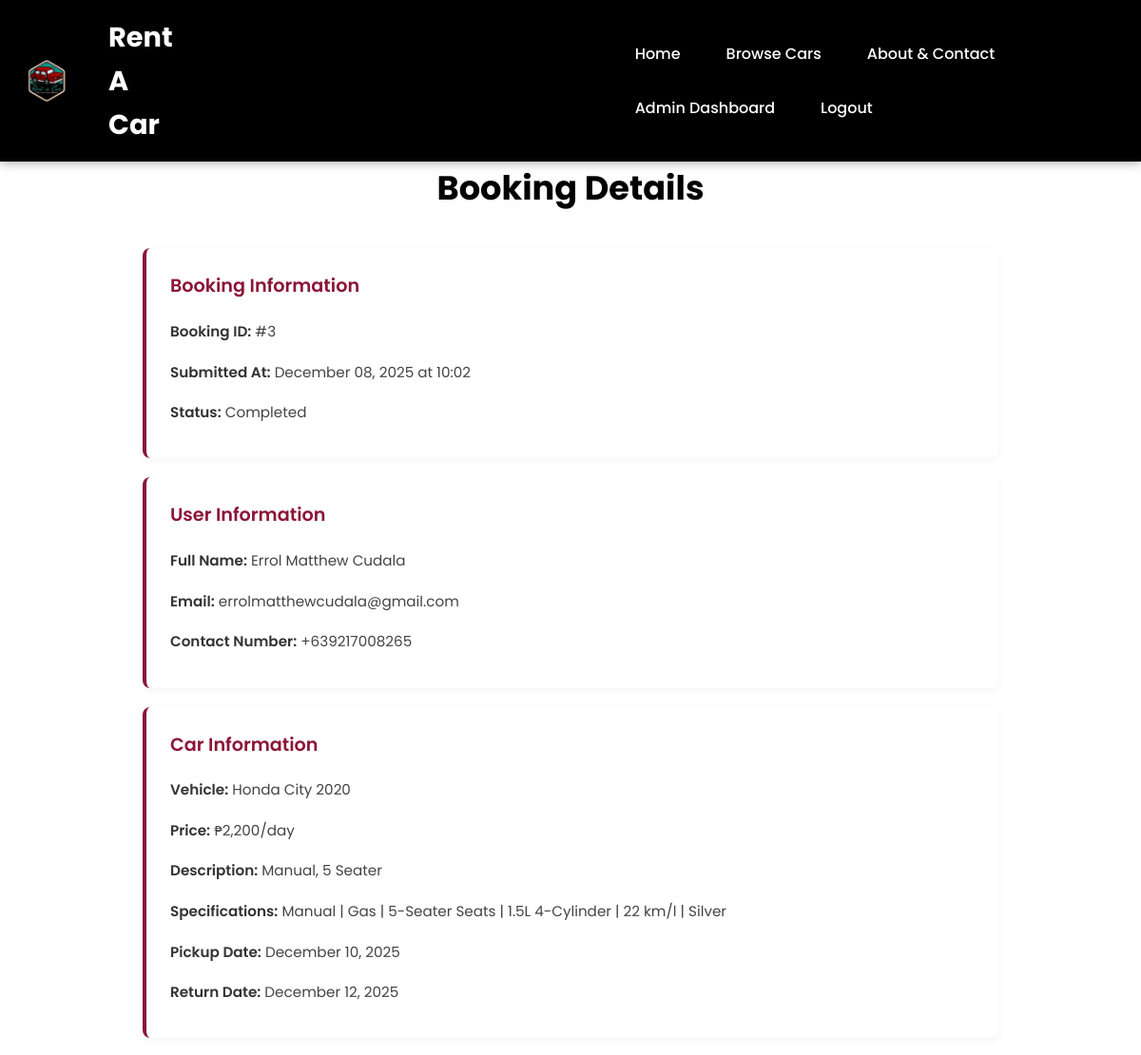
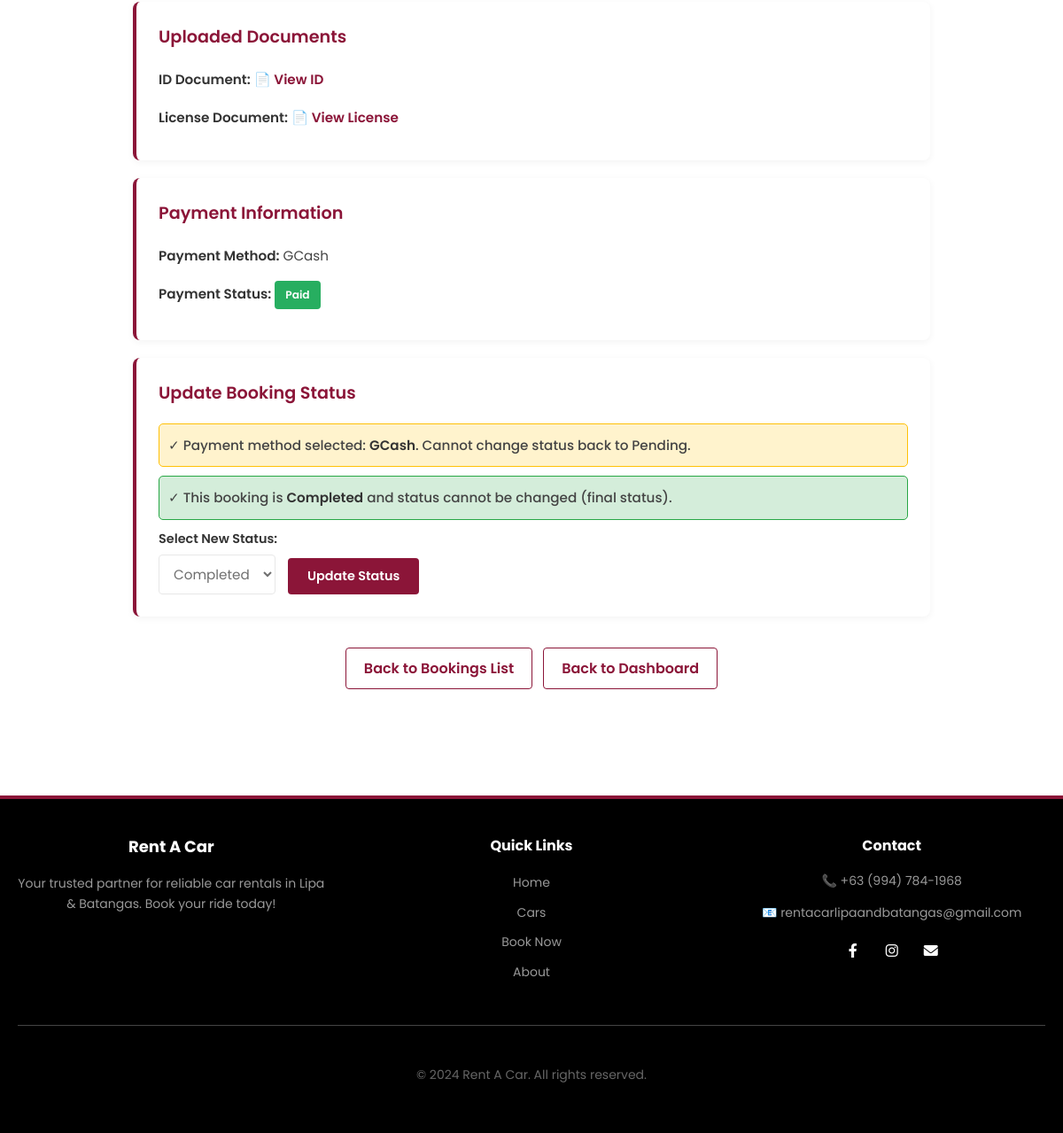
Page /admin/bookings/3 (signed in) on the committed database (2 pictures, top to bottom).
### models.py (models this page shows)
class Booking(db.Model):
    id = db.Column(db.Integer, primary_key=True)  # Unique booking ID
    user_id = db.Column(db.Integer, db.ForeignKey('user.id'), nullable=False)  # Who made the booking
    name = db.Column(db.String(100), nullable=False)  # Customer name
    email = db.Column(db.String(100), nullable=False)  # Customer email
    contact = db.Column(db.String(20), nullable=False)  # Phone number
    car_id = db.Column(db.Integer, db.ForeignKey('car.id'), nullable=False)  # Which car was booked
    pickup_date = db.Column(db.Date, nullable=False)  # When to pick up
    return_date = db.Column(db.Date, nullable=False)  # When to return
    id_file = db.Column(db.String(200))  # Uploaded ID filename
    license_file = db.Column(db.String(200))  # Uploaded license filename
    notes = db.Column(db.Text)  # Special requests
    status = db.Column(db.String(20), default='Pending')  # Pending/Approved/Rejected/Completed
    payment_method = db.Column(db.String(50))  # Payment method selected (GCash, Cash, Card)
    payment_status = db.Column(db.String(20), default='Unpaid')  # Unpaid/Paid
    submitted_at = db.Column(db.DateTime, default=datetime.utcnow)  # When booking was made
    car = db.relationship('Car', backref='bookings')  # Link to car details
    user = db.relationship('User', backref='bookings')  # Link to user details

class User(UserMixin, db.Model):
    id = db.Column(db.Integer, primary_key=True)  # Unique user ID
    name = db.Column(db.String(100), nullable=False)  # Full name
    email = db.Column(db.String(100), unique=True, nullable=False)  # Email address (must be unique)
    password = db.Column(db.String(200), nullable=False)  # Hashed password
    is_admin = db.Column(db.Boolean, default=False)  # Is this user an admin?
    created_at = db.Column(db.DateTime, default=datetime.utcnow)  # Account creation date

class Car(db.Model):
    id = db.Column(db.Integer, primary_key=True)  # Unique ID for each car
    name = db.Column(db.String(100), nullable=False)  # Car model name
    price = db.Column(db.String(50), nullable=False)  # Daily rental price
    specs = db.Column(db.String(200), nullable=False)  # Car description
    image = db.Column(db.String(100), nullable=False)  # Main image filename
    transmission = db.Column(db.String(50), nullable=False)  # Auto or Manual
    fuel = db.Column(db.String(50), nullable=False)  # Gas, Diesel, Electric
    capacity = db.Column(db.String(50), nullable=False)  # Number of seats
    availability = db.Column(db.String(20), default='Available')  # Available/Rented/Maintenance
    engine = db.Column(db.String(100))  # Engine details
    mileage = db.Column(db.String(50))  # Fuel efficiency
    color = db.Column(db.String(50))  # Car color

### app.py (the view)
@app.route('/admin/bookings/<int:booking_id>')
@admin_required
def admin_booking_details(booking_id):
    booking = Booking.query.get_or_404(booking_id)
    car = Car.query.get(booking.car_id)
    user = User.query.get(booking.user_id)
    return render_template('admin_booking_details.html', booking=booking, car=car, user=user)

### app.py (called while the page is built)
@login_manager.user_loader
def load_user(user_id):
    return db.session.get(User, int(user_id))

def admin_required(f):
    @wraps(f)
    def decorated_function(*args, **kwargs):
        if not current_user.is_authenticated or not current_user.is_admin:
            flash('Access denied. Admin privileges required.', 'danger')
            return redirect(url_for('home'))
        return f(*args, **kwargs)
    return decorated_function

### templates/admin_booking_details.html (shortened to what this page needs)
{% extends 'base.html' %}
{% block content %}
<div class="admin-booking-details">
    <h1>Booking Details</h1>
    <div class="admindetails-booking-info">
        <h2>Booking Information</h2>
        <p><strong>Booking ID:</strong> #{{ booking.id }}</p>
        <p><strong>Submitted At:</strong> {{ booking.submitted_at.strftime('%B %d, %Y at %H:%M') }}</p>
        <p><strong>Status:</strong> <span class="admindetails-status-{{ booking.status.lower() }}">{{ booking.status }}</span></p>
    </div>
    <div class="user-info">
        <h2>User Information</h2>
        <p><strong>Full Name:</strong> {{ user.name }}</p>
        <p><strong>Email:</strong> {{ user.email }}</p>
        <p><strong>Contact Number:</strong> {{ booking.contact }}</p>
    </div>
    <div class="car-info">
        <h2>Car Information</h2>
        <p><strong>Vehicle:</strong> {{ car.name }}</p>
        <p><strong>Price:</strong> {{ car.price }}</p>
        <p><strong>Description:</strong> {{ car.specs }}</p>
        <p><strong>Specifications:</strong> {{ car.transmission }} | {{ car.fuel }} | {{ car.capacity }} Seats | {{ car.engine }} | {{ car.mileage }} | {{ car.color }}</p>
        <p><strong>Pickup Date:</strong> {{ booking.pickup_date.strftime('%B %d, %Y') }}</p>
        <p><strong>Return Date:</strong> {{ booking.return_date.strftime('%B %d, %Y') }}</p>
    </div>
    {% if booking.id_file or booking.license_file %}
    <div class="uploaded-files">
        <h2>Uploaded Documents</h2>
        {% if booking.id_file %}
        <p><strong>ID Document:</strong> <a href="{{ url_for('uploaded_file', filename=booking.id_file) }}" target="_blank">📄 View ID</a></p>
        {% endif %}
        {% if booking.license_file %}
        <p><strong>License Document:</strong> <a href="{{ url_for('uploaded_file', filename=booking.license_file) }}" target="_blank">📄 View License</a></p>
        {% endif %}
    </div>
    {% endif %}
    {% if booking.payment_method %}
    <div class="payment-info">
        <h2>Payment Information</h2>
        <p><strong>Payment Method:</strong> {{ booking.payment_method }}</p>
        <p><strong>Payment Status:</strong> <span class="admindetails-status-{{ booking.payment_status.lower() }}">{{ booking.payment_status }}</span></p>
    </div>
    {% endif %}
    <div class="status-update">
        <h2>Update Booking Status</h2>
        {% if booking.payment_method %}
        <p class="warning-message" style="background: #fff3cd; border: 1px solid #ffc107; padding: 10px; border-radius: 5px; margin: 10px 0;">
            ✓ Payment method selected: <strong>{{ booking.payment_method }}</strong>. Cannot change status back to Pending.
        </p>
        {% endif %}
        {% if booking.status == 'Rejected' %}
        <p class="warning-message" style="background: #f8d7da; border: 1px solid #dc3545; padding: 10px; border-radius: 5px; margin: 10px 0;">
            ⚠️ This booking is <strong>Rejected</strong> and status cannot be changed (final status).
        </p>
        {% elif booking.status == 'Completed' %}
        <p class="warning-message" style="background: #d4edda; border: 1px solid #28a745; padding: 10px; border-radius: 5px; margin: 10px 0;">
            ✓ This booking is <strong>Completed</strong> and status cannot be changed (final status).
        </p>
        {% endif %}
        <form method="POST" action="{{ url_for('admin_update_booking_status', booking_id=booking.id) }}" id="status-form">
            <div>
                <label for="status">Select New Status:</label>
                <select name="status" id="status" {% if booking.status in ['Rejected', 'Completed'] %}disabled{% endif %}>
                    <option value="Completed" {% if booking.status == 'Completed' %}selected{% endif %}>
                        Completed
                    </option>
                </select>
            </div>
            <button type="submit" class="update-btn" {% if booking.status in ['Rejected', 'Completed'] %}disabled{% endif %}>Update Status</button>
        </form>
    </div>
    <div class="details-back-link">
        <a href="{{ url_for('admin_bookings') }}">Back to Bookings List</a>
        <a href="{{ url_for('admin_dashboard') }}">Back to Dashboard</a>
    </div>
</div>
{% endblock %}

### static/css/global.css (style rules this page uses)
body { font-family: 'Poppins', sans-serif; margin: 0; padding: 0; padding-top: 70px; background-color: #FFFFFF; color: #333333; line-height: 1.6; scrollbar-width: thin; scrollbar-color: #8B1538 #E8E8E8; }
h1, h2, h3, h4 { margin: 0; font-weight: 600; }
a { text-decoration: none; color: #8B1538; }

### static/css/index.css (style rules this page uses)
:root { --primary-color: #8B1538; --primary-dark: #6B0D28; --text-dark: #1E1E1E; --text-light: #666666; --bg-light: #F5F5F5; --white: #FFFFFF; }

### static/css/car_details.css (style rules this page uses)
.car-info { padding: 30px; }
.car-info p { margin-bottom: 15px; font-size: 1em; }
.car-info strong { color: #8B1538; }

### static/css/admin_booking_details.css (style rules this page uses)
.admin-booking-details { max-width: 900px; margin: 40px auto; padding: 20px; }
.admin-booking-details h1 { font-size: 2.2em; color: #000000; font-weight: 700; margin-bottom: 35px; text-align: center; }
.admindetails-booking-info, .user-info, .car-info, .uploaded-files, .payment-info { background: white; border-radius: 8px; padding: 25px; margin-bottom: 20px; box-shadow: 0 2px 8px rgba(0,0,0,0.05); border-left: 4px solid #8B1538; }
.admin-booking-details h2 { font-size: 1.2em; color: #8B1538; font-weight: 600; margin-bottom: 18px; }
.admin-booking-details p { color: #444444; font-size: 0.95em; line-height: 1.8; margin-bottom: 10px; }
.admin-booking-details strong { color: #333333; font-weight: 600; }
.uploaded-files a { color: #8B1538; text-decoration: none; font-weight: 600; }
.payment-info { background: white; border-radius: 8px; padding: 25px; margin-bottom: 20px; box-shadow: 0 2px 8px rgba(0,0,0,0.05); border-left: 4px solid #8B1538; }
.payment-info h2 { font-size: 1.2em; color: #8B1538; font-weight: 600; margin-bottom: 18px; }
.payment-info p { color: #444444; font-size: 0.95em; line-height: 1.8; margin-bottom: 10px; }
.payment-info strong { color: #333333; font-weight: 600; }
.admindetails-status-paid { display: inline-block; padding: 5px 12px; background-color: #27AE60; color: white; border-radius: 4px; font-weight: 600; font-size: 0.8em; }
.warning-message { background-color: #FFF3CD; border: 1px solid #FFE69C; color: #856404; padding: 12px 16px; border-radius: 6px; margin-bottom: 15px; font-size: 0.9em; font-weight: 500; }
.status-update { background: white; border-radius: 8px; padding: 25px; margin-bottom: 25px; box-shadow: 0 2px 8px rgba(0,0,0,0.05); border-left: 4px solid #8B1538; }
.status-update form { display: flex; gap: 12px; align-items: flex-end; }
.status-update label { font-size: 0.9em; color: #333333; font-weight: 600; display: block; margin-bottom: 6px; }
.status-update select { padding: 10px 12px; font-size: 0.95em; border: 1px solid #ddd; border-radius: 4px; font-family: 'Poppins', sans-serif; background-color: #FFFFFF; color: #333333; cursor: pointer; }
.update-btn { padding: 10px 22px; background: #8B1538; color: white; border: none; border-radius: 4px; font-weight: 600; font-size: 0.9em; cursor: pointer; transition: background 0.3s ease; }
.details-back-link { display: flex; gap: 12px; justify-content: center; flex-wrap: wrap; margin-top: 35px; }
.details-back-link a { color: #8B1538; text-decoration: none; font-weight: 600; padding: 10px 20px; border: 1px solid #8B1538; border-radius: 4px; transition: all 0.3s ease; }

### templates/base.html (style rules this page uses)
* { font-family: 'Poppins', system-ui, sans-serif; }

### rows in the picture
Booking: id "3", submitted_at "December 08, 2025 at 10:02", status "Completed", contact "+639217008265", pickup_date "December 10, 2025", return_date "December 12, 2025", payment_method "GCash", payment_status "Paid"
User: name "Errol Matthew Cudala", email "errolmatthewcudala@gmail.com"
Car: name "Honda City 2020", price "₱2,200/day", specs "Manual, 5 Seater", transmission "Manual", fuel "Gas", capacity "5-Seater", engine "1.5L 4-Cylinder", mileage "22 km/l", color "Silver"
